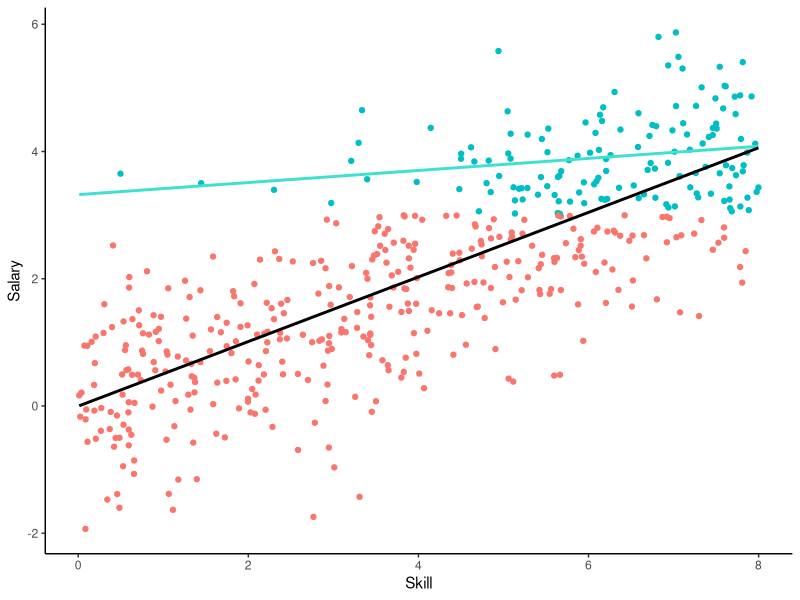

Generate this figure with R:
## ---- chunk 1
library(ggplot2)

Skill <- runif(500, 0, 8)
Salary <- 0.5 * Skill + rnorm(500, 0, 1)
work <- Salary > 3
df <- data.frame(Skill, Salary, work)

ggplot(df, aes(x = Skill, y = Salary)) +
  geom_point(aes(col = work, fill = work)) +
  geom_smooth(
    method = "lm",
    se = FALSE,
    data = subset(df, work == 1),
    col = "turquoise",
    fullrange = TRUE) +
geom_smooth(
    method = "lm",
    se = FALSE,
    col = "black",
    fullrange = TRUE) +
  theme_classic() +
  theme(legend.position = "none")
